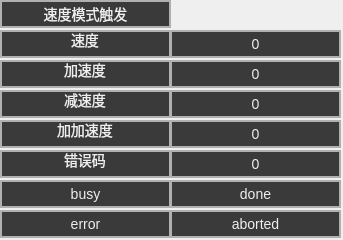
<?xml version="1.0" encoding="UTF-8"?>
<ui version="4.0">
 <class>jmcMoveVelWidget</class>
 <widget class="QWidget" name="jmcMoveVelWidget">
  <property name="geometry">
   <rect>
    <x>0</x>
    <y>0</y>
    <width>343</width>
    <height>240</height>
   </rect>
  </property>
  <property name="windowTitle">
   <string>Form</string>
  </property>
  <widget class="cSuperBtn" name="fDec">
   <property name="geometry">
    <rect>
     <x>170</x>
     <y>90</y>
     <width>171</width>
     <height>28</height>
    </rect>
   </property>
   <property name="styleSheet">
    <string notr="true"> 
    background-color: #3a3a3a; /* 更浅的灰色背景 */
    color: #eeeeee; /* 更亮的灰色字体，提高可读性 */
    font-size: 14px; /* 字体大小适中 */
     border: 2px solid #b0b0b0;</string>
   </property>
   <property name="text">
    <string>0</string>
   </property>
  </widget>
  <widget class="cSuperBtn" name="fJerk">
   <property name="geometry">
    <rect>
     <x>170</x>
     <y>120</y>
     <width>171</width>
     <height>28</height>
    </rect>
   </property>
   <property name="styleSheet">
    <string notr="true"> 
    background-color: #3a3a3a; /* 更浅的灰色背景 */
    color: #eeeeee; /* 更亮的灰色字体，提高可读性 */
    font-size: 14px; /* 字体大小适中 */
     border: 2px solid #b0b0b0;</string>
   </property>
   <property name="text">
    <string>0</string>
   </property>
  </widget>
  <widget class="cSuperBtn" name="fVel">
   <property name="geometry">
    <rect>
     <x>170</x>
     <y>30</y>
     <width>171</width>
     <height>28</height>
    </rect>
   </property>
   <property name="styleSheet">
    <string notr="true"> 
    background-color: #3a3a3a; /* 更浅的灰色背景 */
    color: #eeeeee; /* 更亮的灰色字体，提高可读性 */
    font-size: 14px; /* 字体大小适中 */
     border: 2px solid #b0b0b0;</string>
   </property>
   <property name="text">
    <string>0</string>
   </property>
  </widget>
  <widget class="cSuperBtn" name="busy">
   <property name="geometry">
    <rect>
     <x>0</x>
     <y>180</y>
     <width>171</width>
     <height>28</height>
    </rect>
   </property>
   <property name="styleSheet">
    <string notr="true"> 
    background-color: #3a3a3a; /* 更浅的灰色背景 */
    color: #eeeeee; /* 更亮的灰色字体，提高可读性 */
    font-size: 14px; /* 字体大小适中 */
     border: 2px solid #b0b0b0;</string>
   </property>
   <property name="text">
    <string>busy</string>
   </property>
  </widget>
  <widget class="cSuperBtn" name="error">
   <property name="geometry">
    <rect>
     <x>0</x>
     <y>210</y>
     <width>171</width>
     <height>28</height>
    </rect>
   </property>
   <property name="styleSheet">
    <string notr="true"> 
    background-color: #3a3a3a; /* 更浅的灰色背景 */
    color: #eeeeee; /* 更亮的灰色字体，提高可读性 */
    font-size: 14px; /* 字体大小适中 */
     border: 2px solid #b0b0b0;</string>
   </property>
   <property name="text">
    <string>error</string>
   </property>
  </widget>
  <widget class="QLineEdit" name="name_3">
   <property name="enabled">
    <bool>false</bool>
   </property>
   <property name="geometry">
    <rect>
     <x>0</x>
     <y>60</y>
     <width>171</width>
     <height>28</height>
    </rect>
   </property>
   <property name="styleSheet">
    <string notr="true"> 
    background-color: #3a3a3a; /* 更浅的灰色背景 */
    color: #eeeeee; /* 更亮的灰色字体，提高可读性 */
    font-size: 14px; /* 字体大小适中 */
     border: 2px solid #b0b0b0;

</string>
   </property>
   <property name="text">
    <string>加速度</string>
   </property>
   <property name="alignment">
    <set>Qt::AlignCenter</set>
   </property>
  </widget>
  <widget class="QLineEdit" name="name_6">
   <property name="enabled">
    <bool>false</bool>
   </property>
   <property name="geometry">
    <rect>
     <x>0</x>
     <y>150</y>
     <width>171</width>
     <height>28</height>
    </rect>
   </property>
   <property name="styleSheet">
    <string notr="true"> 
    background-color: #3a3a3a; /* 更浅的灰色背景 */
    color: #eeeeee; /* 更亮的灰色字体，提高可读性 */
    font-size: 14px; /* 字体大小适中 */
     border: 2px solid #b0b0b0;

</string>
   </property>
   <property name="text">
    <string>错误码</string>
   </property>
   <property name="alignment">
    <set>Qt::AlignCenter</set>
   </property>
  </widget>
  <widget class="QLineEdit" name="name_5">
   <property name="enabled">
    <bool>false</bool>
   </property>
   <property name="geometry">
    <rect>
     <x>0</x>
     <y>120</y>
     <width>171</width>
     <height>28</height>
    </rect>
   </property>
   <property name="styleSheet">
    <string notr="true"> 
    background-color: #3a3a3a; /* 更浅的灰色背景 */
    color: #eeeeee; /* 更亮的灰色字体，提高可读性 */
    font-size: 14px; /* 字体大小适中 */
     border: 2px solid #b0b0b0;

</string>
   </property>
   <property name="text">
    <string>加加速度</string>
   </property>
   <property name="alignment">
    <set>Qt::AlignCenter</set>
   </property>
  </widget>
  <widget class="cSuperBtn" name="Execute">
   <property name="geometry">
    <rect>
     <x>0</x>
     <y>0</y>
     <width>171</width>
     <height>28</height>
    </rect>
   </property>
   <property name="styleSheet">
    <string notr="true"> 
    background-color: #3a3a3a; /* 更浅的灰色背景 */
    color: #eeeeee; /* 更亮的灰色字体，提高可读性 */
    font-size: 14px; /* 字体大小适中 */
     border: 2px solid #b0b0b0;</string>
   </property>
   <property name="text">
    <string>速度模式触发</string>
   </property>
  </widget>
  <widget class="cSuperBtn" name="errorCode">
   <property name="geometry">
    <rect>
     <x>170</x>
     <y>150</y>
     <width>171</width>
     <height>28</height>
    </rect>
   </property>
   <property name="styleSheet">
    <string notr="true"> 
    background-color: #3a3a3a; /* 更浅的灰色背景 */
    color: #eeeeee; /* 更亮的灰色字体，提高可读性 */
    font-size: 14px; /* 字体大小适中 */
     border: 2px solid #b0b0b0;</string>
   </property>
   <property name="text">
    <string>0</string>
   </property>
  </widget>
  <widget class="cSuperBtn" name="aborted">
   <property name="geometry">
    <rect>
     <x>170</x>
     <y>210</y>
     <width>171</width>
     <height>28</height>
    </rect>
   </property>
   <property name="styleSheet">
    <string notr="true"> 
    background-color: #3a3a3a; /* 更浅的灰色背景 */
    color: #eeeeee; /* 更亮的灰色字体，提高可读性 */
    font-size: 14px; /* 字体大小适中 */
     border: 2px solid #b0b0b0;</string>
   </property>
   <property name="text">
    <string>aborted</string>
   </property>
  </widget>
  <widget class="QLineEdit" name="name_2">
   <property name="enabled">
    <bool>false</bool>
   </property>
   <property name="geometry">
    <rect>
     <x>0</x>
     <y>30</y>
     <width>171</width>
     <height>28</height>
    </rect>
   </property>
   <property name="styleSheet">
    <string notr="true"> 
    background-color: #3a3a3a; /* 更浅的灰色背景 */
    color: #eeeeee; /* 更亮的灰色字体，提高可读性 */
    font-size: 14px; /* 字体大小适中 */
     border: 2px solid #b0b0b0;

</string>
   </property>
   <property name="text">
    <string>速度</string>
   </property>
   <property name="alignment">
    <set>Qt::AlignCenter</set>
   </property>
  </widget>
  <widget class="cSuperBtn" name="done">
   <property name="geometry">
    <rect>
     <x>170</x>
     <y>180</y>
     <width>171</width>
     <height>28</height>
    </rect>
   </property>
   <property name="styleSheet">
    <string notr="true"> 
    background-color: #3a3a3a; /* 更浅的灰色背景 */
    color: #eeeeee; /* 更亮的灰色字体，提高可读性 */
    font-size: 14px; /* 字体大小适中 */
     border: 2px solid #b0b0b0;</string>
   </property>
   <property name="text">
    <string>done</string>
   </property>
  </widget>
  <widget class="cSuperBtn" name="fAcc">
   <property name="geometry">
    <rect>
     <x>170</x>
     <y>60</y>
     <width>171</width>
     <height>28</height>
    </rect>
   </property>
   <property name="styleSheet">
    <string notr="true"> 
    background-color: #3a3a3a; /* 更浅的灰色背景 */
    color: #eeeeee; /* 更亮的灰色字体，提高可读性 */
    font-size: 14px; /* 字体大小适中 */
     border: 2px solid #b0b0b0;</string>
   </property>
   <property name="text">
    <string>0</string>
   </property>
  </widget>
  <widget class="QLineEdit" name="name_4">
   <property name="enabled">
    <bool>false</bool>
   </property>
   <property name="geometry">
    <rect>
     <x>0</x>
     <y>90</y>
     <width>171</width>
     <height>28</height>
    </rect>
   </property>
   <property name="styleSheet">
    <string notr="true"> 
    background-color: #3a3a3a; /* 更浅的灰色背景 */
    color: #eeeeee; /* 更亮的灰色字体，提高可读性 */
    font-size: 14px; /* 字体大小适中 */
     border: 2px solid #b0b0b0;

</string>
   </property>
   <property name="text">
    <string>减速度</string>
   </property>
   <property name="alignment">
    <set>Qt::AlignCenter</set>
   </property>
  </widget>
 </widget>
 <customwidgets>
  <customwidget>
   <class>cSuperBtn</class>
   <extends>QPushButton</extends>
   <header>include/cwidget/cSuperBtn.h</header>
  </customwidget>
 </customwidgets>
 <resources/>
 <connections/>
</ui>
